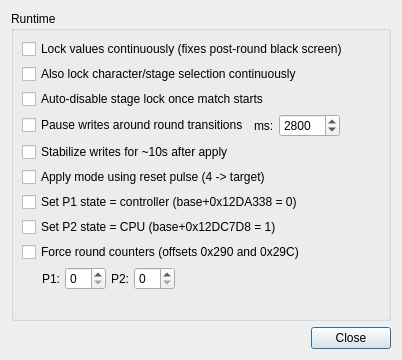
<?xml version="1.0" encoding="UTF-8"?>
<ui version="4.0">
 <class>RuntimeDialog</class>
 <widget class="QDialog" name="RuntimeDialog">
  <property name="windowTitle"><string>Runtime</string></property>
  <layout class="QVBoxLayout" name="dialogLayout">
   <item>
    <widget class="QGroupBox" name="runtimeBox">
     <property name="minimumSize"><size><width>380</width><height>0</height></size></property>
     <property name="title"><string>Runtime</string></property>
     <layout class="QVBoxLayout" name="runtimeLayout">
      <property name="spacing"><number>5</number></property>
      <property name="leftMargin"><number>8</number></property>
      <property name="topMargin"><number>8</number></property>
      <property name="rightMargin"><number>8</number></property>
      <property name="bottomMargin"><number>8</number></property>
      <item><widget class="QCheckBox" name="lockCheckbox"><property name="text"><string>Lock values continuously (fixes post-round black screen)</string></property></widget></item>
      <item><widget class="QCheckBox" name="lockSelectionCheckbox"><property name="text"><string>Also lock character/stage selection continuously</string></property></widget></item>
      <item><widget class="QCheckBox" name="autoDisableStageLockCheckbox"><property name="text"><string>Auto-disable stage lock once match starts</string></property></widget></item>
      <item>
       <layout class="QHBoxLayout" name="guardRow">
        <item><widget class="QCheckBox" name="guardPauseCheckbox"><property name="text"><string>Pause writes around round transitions</string></property></widget></item>
        <item><widget class="QLabel" name="guardPauseLabel"><property name="text"><string>ms:</string></property></widget></item>
        <item><widget class="QSpinBox" name="guardPauseMsSpin"><property name="minimum"><number>200</number></property><property name="maximum"><number>10000</number></property><property name="singleStep"><number>200</number></property><property name="value"><number>2800</number></property></widget></item>
        <item><spacer name="guardSpacer"><property name="orientation"><enum>Qt::Horizontal</enum></property><property name="sizeHint" stdset="0"><size><width>40</width><height>20</height></size></property></spacer></item>
       </layout>
      </item>
      <item><widget class="QCheckBox" name="stabilizeCheckbox"><property name="text"><string>Stabilize writes for ~10s after apply</string></property></widget></item>
      <item><widget class="QCheckBox" name="modeResetPulseCheckbox"><property name="text"><string>Apply mode using reset pulse (4 -&gt; target)</string></property></widget></item>
      <item><widget class="QCheckBox" name="p1ControllerCheckbox"><property name="text"><string>Set P1 state = controller (base+0x12DA338 = 0)</string></property></widget></item>
      <item><widget class="QCheckBox" name="p2CpuCheckbox"><property name="text"><string>Set P2 state = CPU (base+0x12DC7D8 = 1)</string></property></widget></item>
      <item><widget class="QCheckBox" name="countersCheckbox"><property name="text"><string>Force round counters (offsets 0x290 and 0x29C)</string></property></widget></item>
      <item>
       <layout class="QHBoxLayout" name="counterRow">
        <property name="leftMargin"><number>20</number></property>
        <item><widget class="QLabel" name="p1CounterLabel"><property name="text"><string>P1:</string></property></widget></item>
        <item><widget class="QSpinBox" name="p1CounterSpin"><property name="maximum"><number>99</number></property></widget></item>
        <item><widget class="QLabel" name="p2CounterLabel"><property name="text"><string>P2:</string></property></widget></item>
        <item><widget class="QSpinBox" name="p2CounterSpin"><property name="maximum"><number>99</number></property></widget></item>
        <item><spacer name="counterSpacer"><property name="orientation"><enum>Qt::Horizontal</enum></property><property name="sizeHint" stdset="0"><size><width>40</width><height>20</height></size></property></spacer></item>
       </layout>
      </item>
      <item><spacer name="verticalSpacer"><property name="orientation"><enum>Qt::Vertical</enum></property><property name="sizeHint" stdset="0"><size><width>20</width><height>20</height></size></property></spacer></item>
     </layout>
    </widget>
   </item>
   <item><widget class="QDialogButtonBox" name="dialogButtonBox"><property name="standardButtons"><set>QDialogButtonBox::Close</set></property></widget></item>
  </layout>
 </widget>
 <connections>
  <connection><sender>dialogButtonBox</sender><signal>rejected()</signal><receiver>RuntimeDialog</receiver><slot>reject()</slot></connection>
 </connections>
</ui>
